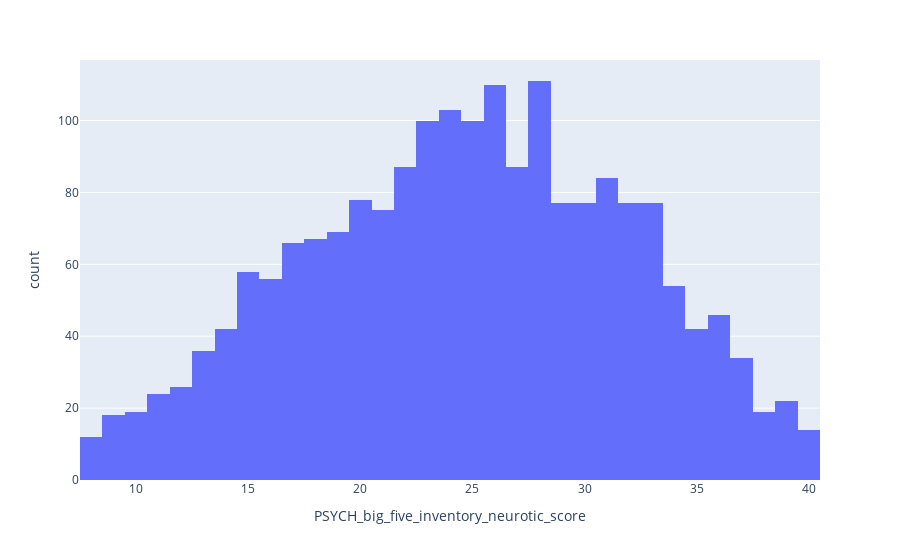

Notebook code cell kept with this figure:
### Code cell
import plotly.express as px

fig = px.histogram(df, x='PSYCH_big_five_inventory_neurotic_score')
fig.show()

### Figure 1 — Plotly figure (JSON) as saved in the notebook; plotly's stock layout.template omitted (floating-point values rounded to 4 significant figures; data arrays with more than 128 entries replaced by an {"elided": "..."} marker saying what was removed)
{"data": [{"alignmentgroup": "True", "bingroup": "x", "hovertemplate": "PSYCH_big_five_inventory_neurotic_score=%{x}<br>count=%{y}<extra></extra>", "legendgroup": "", "marker": {"color": "#636efa", "pattern": {"shape": ""}}, "name": "", "offsetgroup": "", "orientation": "v", "showlegend": false, "type": "histogram", "x": {"elided": "2936 int values"}, "xaxis": "x", "yaxis": "y"}], "layout": {"barmode": "relative", "legend": {"tracegroupgap": 0}, "margin": {"t": 60}, "xaxis": {"anchor": "y", "domain": [0, 1], "title": {"text": "PSYCH_big_five_inventory_neurotic_score"}}, "yaxis": {"anchor": "x", "domain": [0, 1], "title": {"text": "count"}}}}
